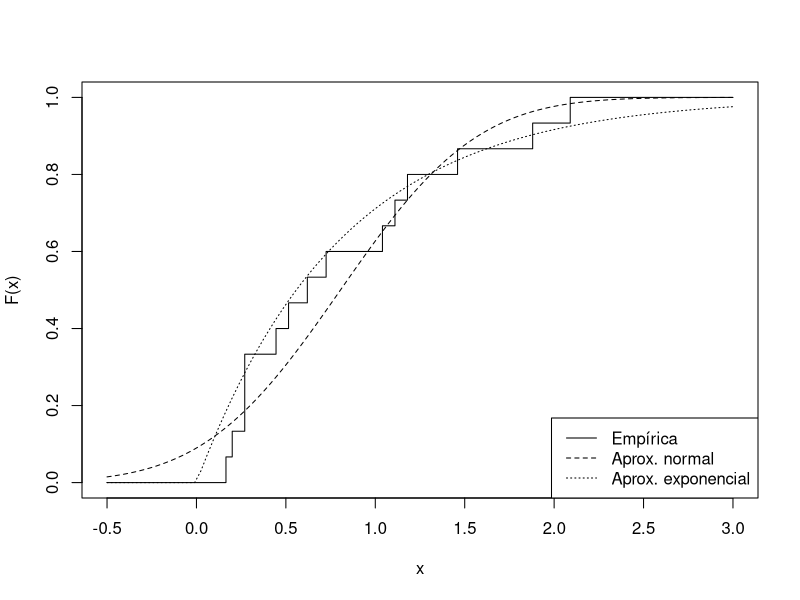
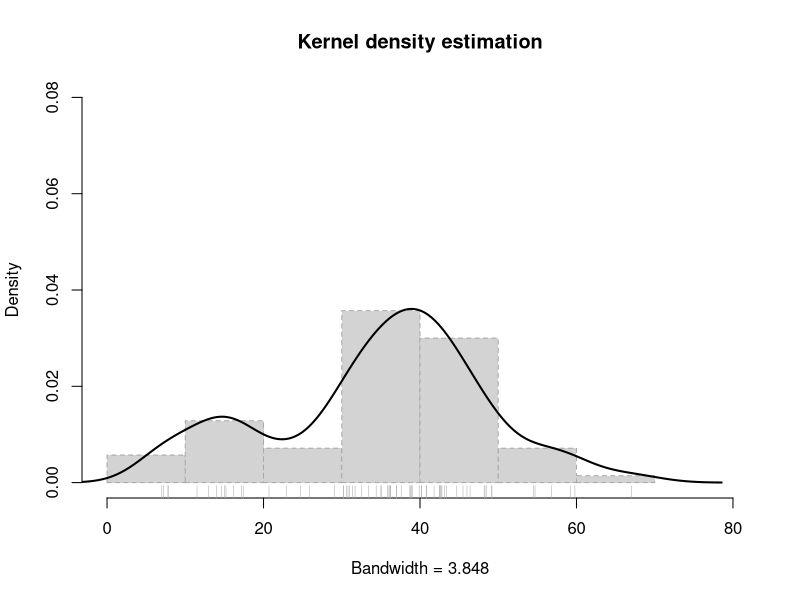

Write R code to recreate these figures, in order. (Note: this script raises an error after producing the figures.)
## ---- chunk 1

## ---- chunk 2
muestra <- c(0.143, 0.182, 0.256, 0.26, 0.27, 0.437, 0.509, 
             0.611, 0.712, 1.04, 1.09, 1.15, 1.46, 1.88, 2.08)
n <- length(muestra)
sigma <- 0.6

alfa <- 0.05
x_barra <- mean(muestra)

# Remuestreo
set.seed(1)
B <- 1000
estadistico_boot <- numeric(B)
for (k in 1:B) {
    # u <- rnorm(n)
    # remuestra <- u * sigma + x_barra
    remuestra <- rnorm(n, x_barra, sigma)
    x_barra_boot <- mean(remuestra)
    estadistico_boot[k] <- sqrt(n) * (x_barra_boot - x_barra)/sigma
}

# Aproximación bootstrap de los ptos críticos
# Empleando la distribución empírica del estadístico bootstrap: 
    # estadistico_boot_ordenado <- sort(estadistico_boot)
    # indice_inf <- floor(B * alfa/2)
    # indice_sup <- floor(B * (1 - alfa/2))
    # pto_crit <- estadistico_boot_ordenado[c(indice_inf, indice_sup)]
# Empleando la función `quantile`:
pto_crit <- quantile(estadistico_boot, c(alfa/2, 1 - alfa/2))

# Construcción del IC
ic_inf_boot <- x_barra - pto_crit[2] * sigma/sqrt(n)
ic_sup_boot <- x_barra - pto_crit[1] * sigma/sqrt(n)
IC_boot <- c(ic_inf_boot, ic_sup_boot)
names(IC_boot) <- paste0(100*c(alfa/2, 1-alfa/2), "%")
IC_boot
## ---- chunk 3
library(boot)
ran.gen.norm <- function(data, mle) {
    # Función para generar muestras aleatorias normales
    # con desviación típica sigma = 0.6,
    # mle contendrá la media de los datos originales
    out <- rnorm(length(data), mle, sigma)
    out
}

statistic <- function(data){
    c(mean(data), sigma^2/length(data))
}

set.seed(1)
res.boot <- boot(muestra, statistic, R = B, sim = "parametric",
                 ran.gen = ran.gen.norm, mle = mean(muestra))

boot.ci(res.boot, type = "stud")
## ---- chunk 4
# Distribución bootstrap uniforme
curve(ecdf(muestra)(x), xlim = c(-.5, 3), ylab = "F(x)", type = "s")
# Distribución bootstrap paramétrico normal
curve(pnorm(x, mean(muestra), 0.6), lty = 2, add = TRUE)
# Distribución bootstrap paramétrico exponencial
curve(pexp(x, 1/mean(muestra)), lty = 3, add = TRUE)
legend("bottomright", legend = c("Empírica", "Aprox. normal", "Aprox. exponencial"), lty = 1:3)
## ---- chunk 5
ran.gen.exp <- function(data, mle) {
    # Función para generar muestras aleatorias exponenciales
    # mle contendrá la media de los datos originales
    out <- rexp(length(data), 1/mle)
    out
}
## ---- chunk 6
x <- precip
npden <- density(x)
# npden <- density(x, bw = "SJ")

# plot(npden)
bandwidth <- npden$bw
hist(x, freq = FALSE, main = "Kernel density estimation", 
     xlab = paste("Bandwidth =", formatC(bandwidth)), lty = 2, 
     border = "darkgray", xlim = c(0, 80), ylim = c(0, 0.08))
lines(npden, lwd = 2)
rug(x, col = "darkgray")
## ---- chunk 7
if (knitr:::is_latex_output()) {
  old.par <- par(mfrow=c(2, 2))
  bws <- 2^seq(log2(bandwidth * 0.01), log2(bandwidth * 20), len = 4)
  for (bw in bws)
    plot(density(x, bw = bw) , main = "Kernel density estimation", 
         xlab = paste("Bandwidth =", formatC(bw)), 
         xlim = c(0, 80), ylim = c(0, 0.08))
  par(old.par)
} else {
  knitr::include_graphics("bandwidth-movie.gif")
}
## ---- chunk 8
## simulation from a density() fit:
# a kernel density fit is an equally-weighted mixture.
nsim <- 1e6
set.seed(1)
# x_boot <- sample(x, nsim, replace = TRUE)
# x_boot <- x_boot + bandwidth * rnorm(nsim)
x_boot <- rnorm(nsim, sample(x, nsim, replace = TRUE), bandwidth)

plot(npden)
lines(density(x_boot), col = "blue", lwd = 2, lty = 2)
## ---- chunk 9
muestra <- c(0.143, 0.182, 0.256, 0.26, 0.27, 0.437, 0.509, 
             0.611, 0.712, 1.04, 1.09, 1.15, 1.46, 1.88, 2.08)
n <- length(muestra)
sigma <- 0.6

alfa <- 0.05
x_barra <- mean(muestra)

# Remuestreo
set.seed(1)
B <- 1000
# h <- 1e-08
h <- bw.SJ(muestra)/2
estadistico_boot <- numeric(B)
for (k in 1:B) {
    # remuestra <- sample(muestra, n, replace = TRUE)
    # remuestrasu <- remuestra + h * rnorm(n, 0, 1)
    remuestrasu <- rnorm(n, sample(muestra, n, replace = TRUE), h)
    x_barra_boot <- mean(remuestrasu)
    estadistico_boot[k] <- sqrt(n) * (x_barra_boot - x_barra)/sigma
}

# Aproximación bootstrap de los ptos críticos
pto_crit <- quantile(estadistico_boot, c(alfa/2, 1 - alfa/2))

# Construcción del IC
ic_inf_boot <- x_barra - pto_crit[2] * sigma/sqrt(n)
ic_sup_boot <- x_barra - pto_crit[1] * sigma/sqrt(n)
IC_boot <- c(ic_inf_boot, ic_sup_boot)
names(IC_boot) <- paste0(100*c(alfa/2, 1-alfa/2), "%")
IC_boot
## ---- chunk 10
library(boot)
ran.gen.smooth <- function(data, mle) {
    # Función para generar muestras aleatorias mediante 
    # bootstrap suavizado con función núcleo gaussiana,
    # mle contendrá la ventana.
    n <- length(data)
    h <- mle
    out <- rnorm(n, sample(data, n, replace = TRUE), h)
    out
}

statistic <- function(data){
    c(mean(data), sigma^2/length(data))
}

set.seed(1)
res.boot <- boot(muestra, statistic, R = B, sim = "parametric",
                 ran.gen = ran.gen.smooth, mle = h)

boot.ci(res.boot, type = "stud")
## ---- chunk 11
theta <- 1
n <- 50
curve(n/theta * (x/theta)^(n - 1), 0, theta, ylab = "Density")
## ---- chunk 12
theta <- 1
n <- 50
set.seed(1)
muestra <- runif(50) * theta
theta_est <- max(muestra)
# Remuestreo
B <- 2000
maximo <- numeric(B)
estadistico <- numeric(B)
for (k in 1:B) {
    remuestra <- sample(muestra, n, replace = TRUE)
    maximo[k] <- max(remuestra)
    estadistico[k] <- maximo[k] - theta_est
}
# Distribución estadístico
xlim <- c(-theta/2, 0) # c(-theta, 0)
hist(estadistico, freq = FALSE, main = "", lty = 2, 
     border = "darkgray", xlim = xlim)
lines(density(estadistico))
rug(estadistico, col = "darkgray")
curve(n/theta * ((x + theta)/theta)^(n - 1), col = "blue", lty = 2, lwd = 2, add = TRUE)
## ---- chunk 13
# Remuestreo
B <- 2000
maximo <- numeric(B)
estadistico <- numeric(B)
for (k in 1:B) {
    remuestra <- runif(n) * theta_est
    maximo[k] <- max(remuestra)
    estadistico[k] <- maximo[k] - theta_est
}
# Distribución estadístico
xlim <- c(-theta/2, 0) # c(-theta, 0)
hist(estadistico, freq = FALSE, main = "", lty = 2, 
     border = "darkgray", xlim = xlim)
lines(density(estadistico))
rug(estadistico, col = "darkgray")
curve(n/theta * ((x + theta)/theta)^(n - 1), col = "blue", lty = 2, lwd = 2, add = TRUE)
